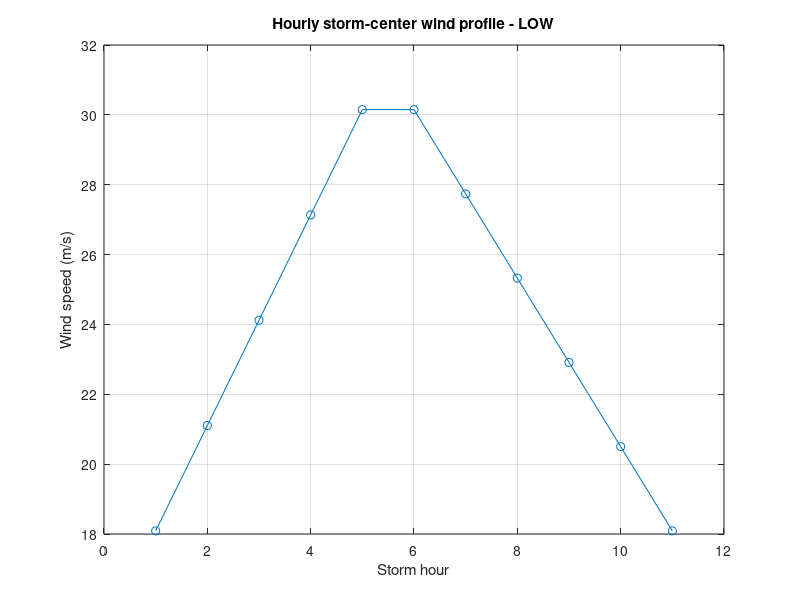
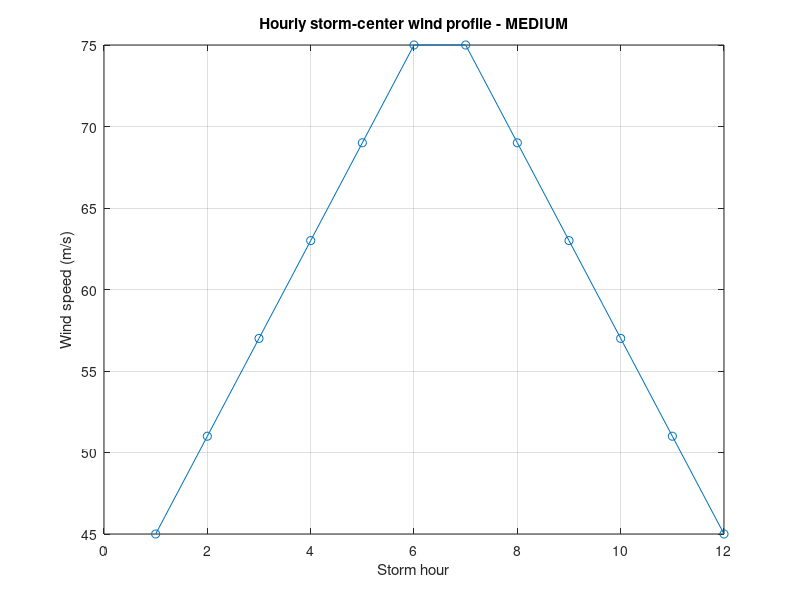
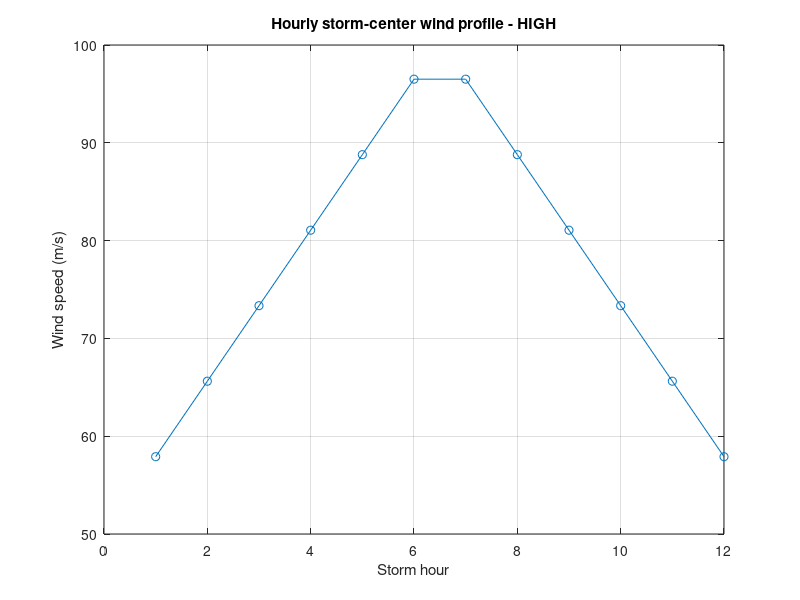

These figures' MATLAB source, in order:
clear; clc;

load('build_baseline_8760.mat');   % loads A_branch, A_gen, A_master, info
load('set_regions_ieee24.mat');    % loads branch_region, mpc

T = 8760;
nBr = size(A_branch,1);


% STORM PARAMETERS
wcrit_tower = 45;   % m/s
wcoll_tower = 150;

wcrit_line  = 30;   % m/s
wcoll_line  = 60;

% CORRIDOR TOWER COUNTS (3 classes based on reactance)

N_short  = 8;
N_medium = 10;
N_long   = 12;

% Default all branches to medium
N_towers_branch = N_medium * ones(nBr,1);

% Use branch reactance as a proxy for relative corridor length
x_branch = abs(mpc.branch(:,4));

% Identify non-transformer lines only
is_line = (mpc.branch(:,9) == 0);

% Reactances of actual transmission lines only
x_lines = x_branch(is_line);

% Split line reactances into 3 groups using terciles
q1 = quantile(x_lines, 1/3);
q2 = quantile(x_lines, 2/3);

for i = 1:nBr
    if is_line(i)
        if x_branch(i) <= q1
            N_towers_branch(i) = N_short;
        elseif x_branch(i) <= q2
            N_towers_branch(i) = N_medium;
        else
            N_towers_branch(i) = N_long;
        end
    else
        % transformer excluded from wind fragility 
        N_towers_branch(i) = 0;
    end
end

fprintf('Short corridors: %d\n', sum((N_towers_branch == N_short)  & is_line));
fprintf('Medium corridors: %d\n', sum((N_towers_branch == N_medium) & is_line));
fprintf('Long corridors: %d\n', sum((N_towers_branch == N_long)   & is_line));
disp('Branch-specific tower counts:')
disp(N_towers_branch')

% =====================================================
% REPAIR MODEL PARAMETERS
% =====================================================
base_repair = 9;    % normal repair time in hours
alpha       = 1.0;  % max extra factor: f(wmax) = 1 + alpha

% =====================================================
% SPATIAL FOOTPRINT PARAMETERS
% =====================================================
k1 = 0.7;    % adjacent region wind reduction factor
k2 = 0.4;    % far region wind reduction factor

% =====================================================
% SEVERITY CASES
% =====================================================
severity_list = {'low','medium','high'};
Nmc = 20;   % iteration value

for s = 1:length(severity_list)

    severity_case = severity_list{s};

    fprintf('\n=================================================\n');
    fprintf('Running storm severity case: %s\n', upper(severity_case));
    fprintf('=================================================\n');

    % ---------------------------------------------
    % Severity-dependent GPD parameters
    % ---------------------------------------------
    switch lower(severity_case)
        case 'low'
            u    = 30;
            B    = 10;
            e    = 0.0;
            wmax = 55;

        case 'medium'
            u    = 40;
            B    = 20;
            e    = 0.1;
            wmax = 75;

        case 'high'
            u    = 50;
            B    = 25;
            e    = 0.15;
            wmax = 100;

        otherwise
            error('severity_case must be low, medium, or high.');
    end

    % ---------------------------------------------
    % Preallocate summary arrays for this severity
    % ---------------------------------------------
    storm_start_all       = zeros(Nmc,1);
    storm_duration_all    = zeros(Nmc,1);
    storm_end_all         = zeros(Nmc,1);
    start_region_all      = zeros(Nmc,1);
    w_peak_all            = zeros(Nmc,1);
    n_failed_branches_all = zeros(Nmc,1);

    for mc = 1:Nmc

        fprintf('\n--- %s storm, Monte Carlo run %d of %d ---\n', ...
            upper(severity_case), mc, Nmc);

        % Reset storm damage matrix for this realization
        A_storm_branch = ones(nBr, T);

    % =====================================================
    % SAMPLE ONE MOVING STORM
    % =====================================================
    storm_start_hour = randi([1 T]);
    storm_duration   = randi([2 12]);
    storm_end_hour   = min(T, storm_start_hour + storm_duration - 1);

    start_region = randi([1 3]);   % 1=North, 2=Middle, 3=South

    % Define storm-center path
    % Regions are ordered as: 1 = North, 2 = Middle, 3 = South
    if start_region == 1
        storm_path = [1 2 3];
    elseif start_region == 3
        storm_path = [3 2 1];
    else
        if rand < 0.5
            storm_path = [2 1 2 3];
        else
            storm_path = [2 3 2 1];
        end
    end

    nRegionsInPath = length(storm_path);

    % Time spent in each storm-center location , Time is equally split in
    % regions as a model assumption
    region_duration = ceil(storm_duration / nRegionsInPath);

    fprintf('Storm starts at hour %d in region %d\n', storm_start_hour, start_region);
    fprintf('Storm total duration = %d hours\n', storm_duration);
    fprintf('Storm path = ');
    fprintf('%d ', storm_path);
    fprintf('\n');
    fprintf('Region duration per path step = %d hours\n', region_duration);

    % =====================================================
    % SAMPLE STORM PEAK WIND FROM GPD
    % =====================================================
    U_peak = min(rand, 0.9999);

    if abs(e) < 1e-8
        w_peak = u - B*log(1-U_peak);
    else
        w_peak = u + (B/e)*((1-U_peak)^(-e) - 1);
    end

    % Cap for physical realism
    w_peak = min(w_peak, wmax);

    fprintf('Sampled storm peak wind = %.2f m/s\n', w_peak);

    % =====================================================
    % BUILD TEMPORAL STORM PROFILE
    % Rule:
    % 2-4 hours  -> triangular
    % 5-7 hours  -> trapezoid with 1 peak hour
    % 8-12 hours -> trapezoid with 2 peak hours
    % =====================================================
    min_frac = 0.6;
    profile  = zeros(storm_duration,1);

    if storm_duration >= 2 && storm_duration <= 4
        % -----------------------------
        % TRIANGULAR PROFILE
        % -----------------------------
        if storm_duration == 2
            profile = [min_frac; 1.0];
        else
            peak_pos = ceil(storm_duration/2);

            for t = 1:storm_duration
                if t <= peak_pos
                    if peak_pos == 1
                        profile(t) = 1.0;
                    else
                        profile(t) = min_frac + (1-min_frac)*(t-1)/(peak_pos-1);
                    end
                else
                    denom = storm_duration - peak_pos;
                    if denom == 0
                        profile(t) = min_frac;
                    else
                        profile(t) = min_frac + (1-min_frac)*(storm_duration-t)/denom;
                    end
                end
            end
        end

    elseif storm_duration >= 5 && storm_duration <= 7
        % -----------------------------
        % TRAPEZOID WITH 1 PEAK HOUR
        % -----------------------------
        n_peak  = 1;
        n_rem   = storm_duration - n_peak;
        n_rise  = floor(n_rem/2);
        n_decay = n_rem - n_rise;

        rise_part  = linspace(min_frac, 1.0, n_rise+1);
        rise_part  = rise_part(1:end-1);
        peak_part  = 1.0;
        decay_part = linspace(1.0, min_frac, n_decay+1);
        decay_part = decay_part(2:end);

        profile = [rise_part, peak_part, decay_part]';

    elseif storm_duration >= 8 && storm_duration <= 12
        % -----------------------------
        % TRAPEZOID WITH 2 PEAK HOURS
        % -----------------------------
        n_peak  = 2;
        n_rem   = storm_duration - n_peak;
        n_rise  = floor(n_rem/2);
        n_decay = n_rem - n_rise;

        rise_part  = linspace(min_frac, 1.0, n_rise+1);
        rise_part  = rise_part(1:end-1);
        peak_part  = ones(1, n_peak);
        decay_part = linspace(1.0, min_frac, n_decay+1);
        decay_part = decay_part(2:end);

        profile = [rise_part, peak_part, decay_part]';

    else
        error('storm_duration must be between 2 and 12 hours.');
    end

    disp('Storm profile multipliers:')
    disp(profile')

    w_hourly = w_peak * profile;

    disp('Hourly storm-center wind speeds (m/s):')
    disp(w_hourly')

    disp('Hour-by-hour storm-center wind:')
    for t = 1:storm_duration
        fprintf('Storm hour %d: profile = %.3f, wind = %.2f m/s\n', ...
            t, profile(t), w_hourly(t));
    end

   if mc == 1
    figure;
    plot(1:storm_duration, w_hourly, '-o');
    xlabel('Storm hour');
    ylabel('Wind speed (m/s)');
    title(['Hourly storm-center wind profile - ' upper(severity_case)]);
    grid on;
end

    % =====================================================
    % HOURLY MOVING STORM LOOP
    % =====================================================
    for h = storm_start_hour : storm_end_hour

        % ---------------------------------------------
        % Determine storm-center region at hour h
        % ---------------------------------------------
        elapsed_hours = h - storm_start_hour;
        path_index = floor(elapsed_hours / region_duration) + 1;
        path_index = min(path_index, nRegionsInPath);

        current_region = storm_path(path_index);

        % ---------------------------------------------
        % Storm-center wind from temporal storm profile
        % ---------------------------------------------
        storm_hour_index = h - storm_start_hour + 1;
        w = w_hourly(storm_hour_index);

        % ---------------------------------------------
        % Assign spatial footprint wind to all regions
        % ---------------------------------------------
        w_region = zeros(3,1);

        for r = 1:3
            d = abs(r - current_region);

            if d == 0
                w_region(r) = w;
            elseif d == 1
                w_region(r) = k1 * w;
            else
                w_region(r) = k2 * w;
            end
        end

        % ---------------------------------------------
        % Loop over all regions using their footprint wind
        % ---------------------------------------------
        for r = 1:3

            w_r = w_region(r);
            affected_branches = find(branch_region == r);

            for i = affected_branches'

                % Skip transformers / non-line branches
                if ~is_line(i)
                    continue;
                end

                % Skip if branch already out due to storm at this hour
                if A_storm_branch(i,h) == 0
                    continue;
                end

                % ---------------------------------------------
                % Tower fragility using region-specific wind
                % ---------------------------------------------
                if w_r <= wcrit_tower
                    P_tower = 0;
                elseif w_r >= wcoll_tower
                    P_tower = 1;
                else
                    P_tower = (w_r - wcrit_tower) / (wcoll_tower - wcrit_tower);
                end

                % Corridor probability using branch-specific tower count
                Ni = N_towers_branch(i);
                P_corr = 1 - (1 - P_tower)^Ni;

                % ---------------------------------------------
                % Conductor fragility using region-specific wind
                % ---------------------------------------------
                if w_r <= wcrit_line
                    P_line = 0;
                elseif w_r >= wcoll_line
                    P_line = 1;
                else
                    P_line = (w_r - wcrit_line) / (wcoll_line - wcrit_line);
                end

                % Combined branch failure probability
                P_fail = 1 - (1 - P_corr) * (1 - P_line);

                % ---------------------------------------------
                % Random failure
                % ---------------------------------------------
                if rand < P_fail

                    % Storm-dependent repair extension
                    repair_factor = 1 + alpha * (w_r - u) / (wmax - u);
                    repair_factor = max(1, min(1 + alpha, repair_factor));

                    repair_time = ceil(base_repair * repair_factor);

                    % Mark branch unavailable from failure hour onward
                    outage_end = min(T, h + repair_time - 1);
                    A_storm_branch(i, h:outage_end) = 0;
                end
            end
        end
    end

    % =====================================================
    % COMBINE WITH BASELINE
    % =====================================================
    A_total_branch = A_branch & A_storm_branch;

    failed_branches_any = find(any(A_storm_branch == 0, 2));
    n_failed_branches = length(failed_branches_any);

storm_start_all(mc)       = storm_start_hour;
storm_duration_all(mc)    = storm_duration;
storm_end_all(mc)         = storm_end_hour;
start_region_all(mc)      = start_region;
w_peak_all(mc)            = w_peak;
n_failed_branches_all(mc) = n_failed_branches;

    fprintf('Number of branches affected by %s storm = %d\n', ...
        severity_case, n_failed_branches);

    % =====================================================
    % SAVE RESULTS
    % =====================================================
    save(['storm_result_' severity_case '_mc' num2str(mc) '.mat'], ...
     'A_branch', 'A_storm_branch', 'A_total_branch', ...
     'storm_start_hour', 'storm_duration', 'storm_end_hour', ...
     'storm_path', 'start_region', 'region_duration', ...
     'N_towers_branch', 'k1', 'k2', ...
     'severity_case', 'u', 'B', 'e', 'wmax', ...
     'w_peak', 'w_hourly', 'profile', ...
     'failed_branches_any', 'n_failed_branches');
   disp(['Saved: storm_result_' severity_case '_mc' num2str(mc) '.mat']);
    end

% Save summary for this severity case
    save(['storm_summary_' severity_case '_MC.mat'], ...
        'storm_start_all', 'storm_duration_all', 'storm_end_all', ...
        'start_region_all', 'w_peak_all', 'n_failed_branches_all', ...
        'severity_case', 'Nmc', 'u', 'B', 'e', 'wmax');

end   % closes for s = 1:length(severity_list)

disp('All storm severity cases completed.');
